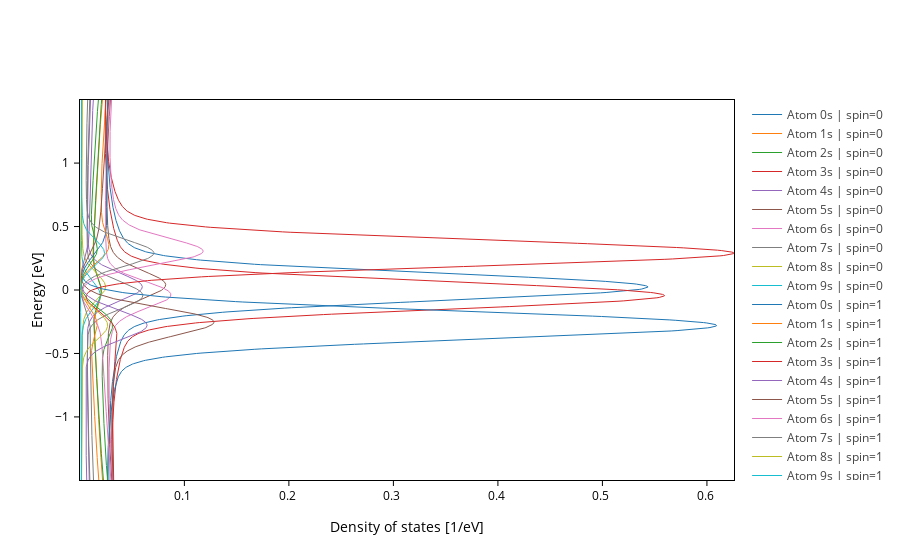

Notebook code for this chart:
### Code cell
pdos_plot.split_DOS(on="atom+spin", name="Atom $atoms")

### Figure 1 — Plotly figure (JSON) as saved in the notebook; plotly's stock layout.template omitted (floating-point values rounded to 4 significant figures; data arrays with more than 128 entries replaced by an {"elided": "..."} marker saying what was removed)
{"data": [{"line": {"dash": "solid", "width": 1}, "mode": "lines", "name": "Atom 0s | spin=0", "opacity": 1, "type": "scatter", "x": {"elided": "998 float values"}, "y": {"elided": "998 float values"}}, {"line": {"dash": "solid", "width": 1}, "mode": "lines", "name": "Atom 1s | spin=0", "opacity": 1, "type": "scatter", "x": {"elided": "998 float values"}, "y": {"elided": "998 float values"}}, {"line": {"dash": "solid", "width": 1}, "mode": "lines", "name": "Atom 2s | spin=0", "opacity": 1, "type": "scatter", "x": {"elided": "998 float values"}, "y": {"elided": "998 float values"}}, {"line": {"dash": "solid", "width": 1}, "mode": "lines", "name": "Atom 3s | spin=0", "opacity": 1, "type": "scatter", "x": {"elided": "998 float values"}, "y": {"elided": "998 float values"}}, {"line": {"dash": "solid", "width": 1}, "mode": "lines", "name": "Atom 4s | spin=0", "opacity": 1, "type": "scatter", "x": {"elided": "998 float values"}, "y": {"elided": "998 float values"}}, {"line": {"dash": "solid", "width": 1}, "mode": "lines", "name": "Atom 5s | spin=0", "opacity": 1, "type": "scatter", "x": {"elided": "998 float values"}, "y": {"elided": "998 float values"}}, {"line": {"dash": "solid", "width": 1}, "mode": "lines", "name": "Atom 6s | spin=0", "opacity": 1, "type": "scatter", "x": {"elided": "998 float values"}, "y": {"elided": "998 float values"}}, {"line": {"dash": "solid", "width": 1}, "mode": "lines", "name": "Atom 7s | spin=0", "opacity": 1, "type": "scatter", "x": {"elided": "998 float values"}, "y": {"elided": "998 float values"}}, {"line": {"dash": "solid", "width": 1}, "mode": "lines", "name": "Atom 8s | spin=0", "opacity": 1, "type": "scatter", "x": {"elided": "998 float values"}, "y": {"elided": "998 float values"}}, {"line": {"dash": "solid", "width": 1}, "mode": "lines", "name": "Atom 9s | spin=0", "opacity": 1, "type": "scatter", "x": {"elided": "998 float values"}, "y": {"elided": "998 float values"}}, {"line": {"dash": "solid", "width": 1}, "mode": "lines", "name": "Atom 0s | spin=1", "opacity": 1, "type": "scatter", "x": {"elided": "998 float values"}, "y": {"elided": "998 float values"}}, {"line": {"dash": "solid", "width": 1}, "mode": "lines", "name": "Atom 1s | spin=1", "opacity": 1, "type": "scatter", "x": {"elided": "998 float values"}, "y": {"elided": "998 float values"}}, {"line": {"dash": "solid", "width": 1}, "mode": "lines", "name": "Atom 2s | spin=1", "opacity": 1, "type": "scatter", "x": {"elided": "998 float values"}, "y": {"elided": "998 float values"}}, {"line": {"dash": "solid", "width": 1}, "mode": "lines", "name": "Atom 3s | spin=1", "opacity": 1, "type": "scatter", "x": {"elided": "998 float values"}, "y": {"elided": "998 float values"}}, {"line": {"dash": "solid", "width": 1}, "mode": "lines", "name": "Atom 4s | spin=1", "opacity": 1, "type": "scatter", "x": {"elided": "998 float values"}, "y": {"elided": "998 float values"}}, {"line": {"dash": "solid", "width": 1}, "mode": "lines", "name": "Atom 5s | spin=1", "opacity": 1, "type": "scatter", "x": {"elided": "998 float values"}, "y": {"elided": "998 float values"}}, {"line": {"dash": "solid", "width": 1}, "mode": "lines", "name": "Atom 6s | spin=1", "opacity": 1, "type": "scatter", "x": {"elided": "998 float values"}, "y": {"elided": "998 float values"}}, {"line": {"dash": "solid", "width": 1}, "mode": "lines", "name": "Atom 7s | spin=1", "opacity": 1, "type": "scatter", "x": {"elided": "998 float values"}, "y": {"elided": "998 float values"}}, {"line": {"dash": "solid", "width": 1}, "mode": "lines", "name": "Atom 8s | spin=1", "opacity": 1, "type": "scatter", "x": {"elided": "998 float values"}, "y": {"elided": "998 float values"}}, {"line": {"dash": "solid", "width": 1}, "mode": "lines", "name": "Atom 9s | spin=1", "opacity": 1, "type": "scatter", "x": {"elided": "998 float values"}, "y": {"elided": "998 float values"}}], "layout": {"showlegend": true, "xaxis": {"mirror": true, "title": {"text": "Density of states [1/eV]"}}, "yaxis": {"mirror": true, "range": [-1.497, 1.497], "title": {"text": "Energy [eV]"}}}}
